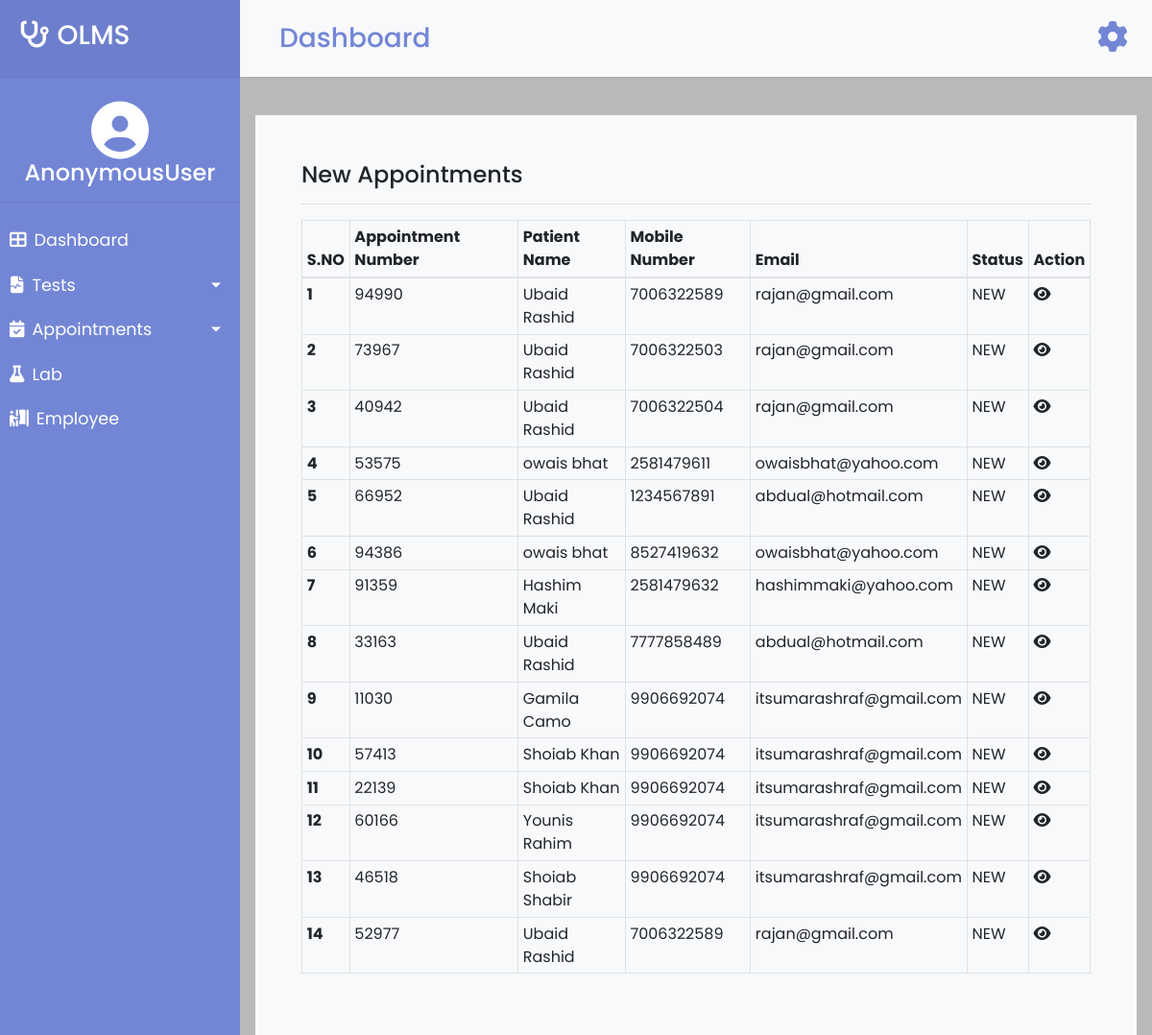
/newappointments/, run on the app's committed database.
### users/models.py (models this page shows, shortened)
class appointment(models.Model):
    user_id = models.ForeignKey(enduser,on_delete=models.CASCADE)
    appointmentno = models.CharField(max_length=100, unique=True)
    patientname =models.CharField(max_length=30)
    gender = models.CharField(max_length=10)
    address= models.CharField(max_length=200, default='NA')
    dateofbirth = models.DateField()
    mobile = models.IntegerField()
    email= models.CharField(max_length=100)
    appointmentdate = models.DateField(default=date.today)
    appointmenttime = models.DateTimeField(default=timezone.now)
    prescription= models.FileField(upload_to='prescriptions/',blank=True, null=True)
    report=models.FileField(upload_to='reports/',blank=True,null=True)

### users/views.py (the view)
# urls.py: path("newappointments/", views.newappointments, name='newappointments'),
def newappointments(request):
    new=appointment.objects.filter(appointmentstatus__status='NEW')
    return render(request,'new-appointments.html',{'newapt':new})

### templates/new-appointments.html (shortened to what this page needs)
{% extends 'adminbase.html' %}
{% block body %}
<div class="container-fluid  bg-light p-5 mt-3">
  <div class="row">
    <div class="col-lg-12">
      <h4>New Appointments</h4>
      <hr>
      <table class="table table-bordered table-sm table-responsive-sm">
        <thead>
          <tr>
            <th scope="col">S.NO</th>
            <th scope="col">Appointment Number</th>
            <th scope="col">Patient Name</th>
            <th scope="col">Mobile Number</th>
            <th scope="col">Email</th>
            <th scope="col">Status</th>
            <th scope="col">Action</th>
          </tr>
        </thead>
        <tbody>
        <tbody>
          {% for apt in newapt %}
          <tr>
            <th scope="row">{{forloop.counter}}</th>
            <td>{{apt.appointmentno}}</td>
            <td>{{ apt.patientname }}</td>
            <td>{{ apt.mobile }}</td>
            <td>{{ apt.email }}</td>
            <td>NEW</td>
            <td><a href="{% url 'appointmentdetails' apt.id %}"><i class="fas fa-eye"></i></a></td>
          </tr>
          {% endfor %}
        </tbody>
        </tbody>
      </table>
    </div>
  </div>
</div>
{% endblock body %}

### templates/adminbase.html (style rules this page uses)
body { font-family: 'Poppins', sans-serif; background: #fafafa; }
a, a:hover, a:focus { color: inherit; text-decoration: none; transition: all 0.3s; }

### data on the page
appointment: appointmentno "94990", patientname "Ubaid Rashid", mobile "7006322589", email "rajan@gmail.com"
appointment: appointmentno "73967", patientname "Ubaid Rashid", mobile "7006322503", email "rajan@gmail.com"
appointment: appointmentno "40942", patientname "Ubaid Rashid", mobile "7006322504", email "rajan@gmail.com"
appointment: appointmentno "53575", patientname "owais bhat", mobile "2581479611", email "owaisbhat@yahoo.com"
appointment: appointmentno "66952", patientname "Ubaid Rashid", mobile "1234567891", email "abdual@hotmail.com"
appointment: appointmentno "94386", patientname "owais bhat", mobile "8527419632", email "owaisbhat@yahoo.com"
appointment: appointmentno "91359", patientname "Hashim Maki", mobile "2581479632", email "hashimmaki@yahoo.com"
appointment: appointmentno "33163", patientname "Ubaid Rashid", mobile "7777858489", email "abdual@hotmail.com"
appointment: appointmentno "11030", patientname "Gamila Camo", mobile "9906692074", email "itsumarashraf@gmail.com"
appointment: appointmentno "57413", patientname "Shoiab Khan", mobile "9906692074", email "itsumarashraf@gmail.com"
appointment: appointmentno "22139", patientname "Shoiab Khan", mobile "9906692074", email "itsumarashraf@gmail.com"
appointment: appointmentno "60166", patientname "Younis Rahim", mobile "9906692074", email "itsumarashraf@gmail.com"
appointment: appointmentno "46518", patientname "Shoiab Shabir", mobile "9906692074", email "itsumarashraf@gmail.com"
appointment: appointmentno "52977", patientname "Ubaid Rashid", mobile "7006322589", email "rajan@gmail.com"

### other printed values
{{ request.user }} "AnonymousUser"
